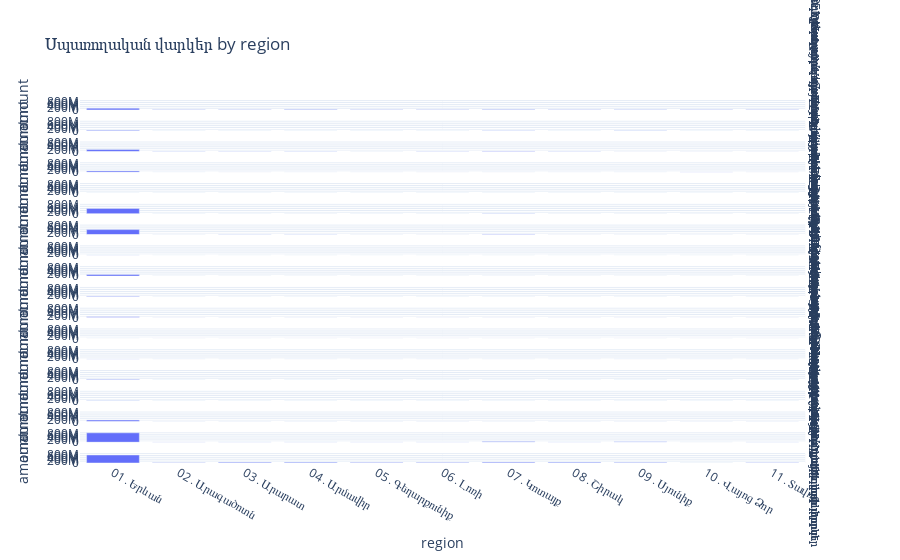

Notebook code cell kept with this figure:
### Code cell
px.bar(df_long, x="region", y="amount", facet_row="loan_type",title=f"{loan} by region")

### Figure 1 — Plotly figure (JSON) as saved in the notebook; plotly's stock layout.template omitted (floating-point values rounded to 4 significant figures)
{"data": [{"alignmentgroup": "True", "hovertemplate": "loan_type=A. Գյուղատնտեսության, անտառային տնտեսության և ձկնորսության ոլոր<br>region=%{x}<br>amount=%{y}<extra></extra>", "legendgroup": "", "marker": {"color": "#636efa", "pattern": {"shape": ""}}, "name": "", "offsetgroup": "", "orientation": "v", "showlegend": false, "textposition": "auto", "type": "bar", "x": ["01․Երևան ", "02․Արագածոտն", "03․Արարատ", "04․Արմավիր", "05․Գեղարքունիք", "06․Լոռի", "07․Կոտայք", "08․Շիրակ", "09․Սյունիք", "10․Վայոց Ձոր", "11․Տավուշ"], "xaxis": "x18", "y": [163500000.0, 19480000.0, 22460000.0, 25700000.0, 11690000.0, 9881000.0, 36180000.0, 13500000.0, 4641000.0, 2530000.0, 8158000.0], "yaxis": "y18"}, {"alignmentgroup": "True", "hovertemplate": "loan_type=B. Հանքագործական արդյունաբերության և բաց հանքերի շահագործման ոլորտ<br>region=%{x}<br>amount=%{y}<extra></extra>", "legendgroup": "", "marker": {"color": "#636efa", "pattern": {"shape": ""}}, "name": "", "offsetgroup": "", "orientation": "v", "showlegend": false, "textposition": "auto", "type": "bar", "x": ["01․Երևան ", "02․Արագածոտն", "03․Արարատ", "04․Արմավիր", "05․Գեղարքունիք", "06․Լոռի", "07․Կոտայք", "08․Շիրակ", "09․Սյունիք", "10․Վայոց Ձոր", "11․Տավուշ"], "xaxis": "x17", "y": [50230000.0, 172000.0, 74200.0, 556600.0, 58860.0, 1348000.0, 3774000.0, 168800.0, 11270000.0, 926.9, 8136.0], "yaxis": "y17"}, {"alignmentgroup": "True", "hovertemplate": "loan_type=C. Մշակող արդյունաբերության ոլորտ<br>region=%{x}<br>amount=%{y}<extra></extra>", "legendgroup": "", "marker": {"color": "#636efa", "pattern": {"shape": ""}}, "name": "", "offsetgroup": "", "orientation": "v", "showlegend": false, "textposition": "auto", "type": "bar", "x": ["01․Երևան ", "02․Արագածոտն", "03․Արարատ", "04․Արմավիր", "05․Գեղարքունիք", "06․Լոռի", "07․Կոտայք", "08․Շիրակ", "09․Սյունիք", "10․Վայոց Ձոր", "11․Տավուշ"], "xaxis": "x16", "y": [179400000.0, 8085000.0, 20250000.0, 7433000.0, 1803000.0, 5130000.0, 32890000.0, 5051000.0, 1091000.0, 743000.0, 1427000.0], "yaxis": "y16"}, {"alignmentgroup": "True", "hovertemplate": "loan_type=D. Էլեկտրականության, գազի, գոլորշու և լավորակ օդի մատակարարման ոլորտ<br>region=%{x}<br>amount=%{y}<extra></extra>", "legendgroup": "", "marker": {"color": "#636efa", "pattern": {"shape": ""}}, "name": "", "offsetgroup": "", "orientation": "v", "showlegend": false, "textposition": "auto", "type": "bar", "x": ["01․Երևան ", "02․Արագածոտն", "03․Արարատ", "04․Արմավիր", "05․Գեղարքունիք", "06․Լոռի", "07․Կոտայք", "08․Շիրակ", "09․Սյունիք", "10․Վայոց Ձոր", "11․Տավուշ"], "xaxis": "x15", "y": [115800000.0, 5309000.0, 2645000.0, 1453000.0, 1135000.0, 330100.0, 6297000.0, 1843000.0, 3810000.0, 13810000.0, 577400.0], "yaxis": "y15"}, {"alignmentgroup": "True", "hovertemplate": "loan_type=E.Ջրամատակարարման, կոյուղու, թափոնների կառավարման և վերամշակման ոլորտ<br>region=%{x}<br>amount=%{y}<extra></extra>", "legendgroup": "", "marker": {"color": "#636efa", "pattern": {"shape": ""}}, "name": "", "offsetgroup": "", "orientation": "v", "showlegend": false, "textposition": "auto", "type": "bar", "x": ["01․Երևան ", "02․Արագածոտն", "03․Արարատ", "04․Արմավիր", "05․Գեղարքունիք", "06․Լոռի", "07․Կոտայք", "08․Շիրակ", "09․Սյունիք", "10․Վայոց Ձոր", "11․Տավուշ"], "xaxis": "x14", "y": [172900.0, 0, 17430.0, 0, 6902.0, 0, 57830.0, 6049.0, 3750, 0, 0], "yaxis": "y14"}, {"alignmentgroup": "True", "hovertemplate": "loan_type=F. Շինարարության ոլորտ<br>region=%{x}<br>amount=%{y}<extra></extra>", "legendgroup": "", "marker": {"color": "#636efa", "pattern": {"shape": ""}}, "name": "", "offsetgroup": "", "orientation": "v", "showlegend": false, "textposition": "auto", "type": "bar", "x": ["01․Երևան ", "02․Արագածոտն", "03․Արարատ", "04․Արմավիր", "05․Գեղարքունիք", "06․Լոռի", "07․Կոտայք", "08․Շիրակ", "09․Սյունիք", "10․Վայոց Ձոր", "11․Տավուշ"], "xaxis": "x13", "y": [507000000.0, 1720000.0, 1302000.0, 7145000.0, 2698000.0, 1084000.0, 13830000.0, 7106000.0, 4306000.0, 4048000.0, 3489000.0], "yaxis": "y13"}, {"alignmentgroup": "True", "hovertemplate": "loan_type=G. Առևտրի ոլորտ<br>region=%{x}<br>amount=%{y}<extra></extra>", "legendgroup": "", "marker": {"color": "#636efa", "pattern": {"shape": ""}}, "name": "", "offsetgroup": "", "orientation": "v", "showlegend": false, "textposition": "auto", "type": "bar", "x": ["01․Երևան ", "02․Արագածոտն", "03․Արարատ", "04․Արմավիր", "05․Գեղարքունիք", "06․Լոռի", "07․Կոտայք", "08․Շիրակ", "09․Սյունիք", "10․Վայոց Ձոր", "11․Տավուշ"], "xaxis": "x12", "y": [464700000.0, 6188000.0, 14190000.0, 13440000.0, 5543000.0, 9986000.0, 52450000.0, 9956000.0, 6489000.0, 1669000.0, 3189000.0], "yaxis": "y12"}, {"alignmentgroup": "True", "hovertemplate": "loan_type=H. Փոխադրումների և պահեստային տնտեսության ոլորտ<br>region=%{x}<br>amount=%{y}<extra></extra>", "legendgroup": "", "marker": {"color": "#636efa", "pattern": {"shape": ""}}, "name": "", "offsetgroup": "", "orientation": "v", "showlegend": false, "textposition": "auto", "type": "bar", "x": ["01․Երևան ", "02․Արագածոտն", "03․Արարատ", "04․Արմավիր", "05․Գեղարքունիք", "06․Լոռի", "07․Կոտայք", "08․Շիրակ", "09․Սյունիք", "10․Վայոց Ձոր", "11․Տավուշ"], "xaxis": "x11", "y": [35180000.0, 847700.0, 903700.0, 1601000.0, 764600.0, 892600.0, 1928000.0, 740000.0, 3516000.0, 136500.0, 3124000.0], "yaxis": "y11"}, {"alignmentgroup": "True", "hovertemplate": "loan_type=I. Կեցության և հանրային սննդի կազմակերպման ոլորտ<br>region=%{x}<br>amount=%{y}<extra></extra>", "legendgroup": "", "marker": {"color": "#636efa", "pattern": {"shape": ""}}, "name": "", "offsetgroup": "", "orientation": "v", "showlegend": false, "textposition": "auto", "type": "bar", "x": ["01․Երևան ", "02․Արագածոտն", "03․Արարատ", "04․Արմավիր", "05․Գեղարքունիք", "06․Լոռի", "07․Կոտայք", "08․Շիրակ", "09․Սյունիք", "10․Վայոց Ձոր", "11․Տավուշ"], "xaxis": "x10", "y": [151700000.0, 556800.0, 3187000.0, 2801000.0, 1425000.0, 4107000.0, 7725000.0, 3628000.0, 1522000.0, 1172000.0, 2372000.0], "yaxis": "y10"}, {"alignmentgroup": "True", "hovertemplate": "loan_type=J. Տեղեկատվության և կապի ոլորտ<br>region=%{x}<br>amount=%{y}<extra></extra>", "legendgroup": "", "marker": {"color": "#636efa", "pattern": {"shape": ""}}, "name": "", "offsetgroup": "", "orientation": "v", "showlegend": false, "textposition": "auto", "type": "bar", "x": ["01․Երևան ", "02․Արագածոտն", "03․Արարատ", "04․Արմավիր", "05․Գեղարքունիք", "06․Լոռի", "07․Կոտայք", "08․Շիրակ", "09․Սյունիք", "10․Վայոց Ձոր", "11․Տավուշ"], "xaxis": "x9", "y": [61290000.0, 29220.0, 29850.0, 183800.0, 68650.0, 129700.0, 207400.0, 290500.0, 26580.0, 17510.0, 40310.0], "yaxis": "y9"}, {"alignmentgroup": "True", "hovertemplate": "loan_type=L. Անշարժ գույքի հետ կապված  ոլորտ<br>region=%{x}<br>amount=%{y}<extra></extra>", "legendgroup": "", "marker": {"color": "#636efa", "pattern": {"shape": ""}}, "name": "", "offsetgroup": "", "orientation": "v", "showlegend": false, "textposition": "auto", "type": "bar", "x": ["01․Երևան ", "02․Արագածոտն", "03․Արարատ", "04․Արմավիր", "05․Գեղարքունիք", "06․Լոռի", "07․Կոտայք", "08․Շիրակ", "09․Սյունիք", "10․Վայոց Ձոր", "11․Տավուշ"], "xaxis": "x8", "y": [88950000.0, 26270.0, 942800.0, 886100.0, 14910.0, 12360.0, 373900.0, 16980.0, 76970.0, 0, 0], "yaxis": "y8"}, {"alignmentgroup": "True", "hovertemplate": "loan_type=M. Մասնագիտական, գիտական և տեխնիկական  ոլորտ<br>region=%{x}<br>amount=%{y}<extra></extra>", "legendgroup": "", "marker": {"color": "#636efa", "pattern": {"shape": ""}}, "name": "", "offsetgroup": "", "orientation": "v", "showlegend": false, "textposition": "auto", "type": "bar", "x": ["01․Երևան ", "02․Արագածոտն", "03․Արարատ", "04․Արմավիր", "05․Գեղարքունիք", "06․Լոռի", "07․Կոտայք", "08․Շիրակ", "09․Սյունիք", "10․Վայոց Ձոր", "11․Տավուշ"], "xaxis": "x7", "y": [22430000.0, 55490.0, 237900.0, 415800.0, 39130.0, 197500.0, 469000.0, 985800.0, 49330.0, 31160.0, 61670.0], "yaxis": "y7"}, {"alignmentgroup": "True", "hovertemplate": "loan_type=P. Կրթության ոլորտ<br>region=%{x}<br>amount=%{y}<extra></extra>", "legendgroup": "", "marker": {"color": "#636efa", "pattern": {"shape": ""}}, "name": "", "offsetgroup": "", "orientation": "v", "showlegend": false, "textposition": "auto", "type": "bar", "x": ["01․Երևան ", "02․Արագածոտն", "03․Արարատ", "04․Արմավիր", "05․Գեղարքունիք", "06․Լոռի", "07․Կոտայք", "08․Շիրակ", "09․Սյունիք", "10․Վայոց Ձոր", "11․Տավուշ"], "xaxis": "x6", "y": [5095000.0, 41380.0, 76100.0, 96160.0, 38290.0, 61010.0, 141300.0, 48670.0, 22460.0, 15260.0, 23800.0], "yaxis": "y6"}, {"alignmentgroup": "True", "hovertemplate": "loan_type=Q. Առողջապահության ոլորտ<br>region=%{x}<br>amount=%{y}<extra></extra>", "legendgroup": "", "marker": {"color": "#636efa", "pattern": {"shape": ""}}, "name": "", "offsetgroup": "", "orientation": "v", "showlegend": false, "textposition": "auto", "type": "bar", "x": ["01․Երևան ", "02․Արագածոտն", "03․Արարատ", "04․Արմավիր", "05․Գեղարքունիք", "06․Լոռի", "07․Կոտայք", "08․Շիրակ", "09․Սյունիք", "10․Վայոց Ձոր", "11․Տավուշ"], "xaxis": "x5", "y": [30010000.0, 258300.0, 2530000.0, 490000.0, 301700.0, 193800.0, 162800.0, 514300.0, 2264.0, 29970.0, 79760.0], "yaxis": "y5"}, {"alignmentgroup": "True", "hovertemplate": "loan_type=R. Մշակույթի, զվարճության, հանգստի ոլորտ<br>region=%{x}<br>amount=%{y}<extra></extra>", "legendgroup": "", "marker": {"color": "#636efa", "pattern": {"shape": ""}}, "name": "", "offsetgroup": "", "orientation": "v", "showlegend": false, "textposition": "auto", "type": "bar", "x": ["01․Երևան ", "02․Արագածոտն", "03․Արարատ", "04․Արմավիր", "05․Գեղարքունիք", "06․Լոռի", "07․Կոտայք", "08․Շիրակ", "09․Սյունիք", "10․Վայոց Ձոր", "11․Տավուշ"], "xaxis": "x4", "y": [21130000.0, 270000.0, 41500.0, 73640.0, 105000.0, 43500.0, 883300.0, 50990.0, 21360.0, 13290.0, 20820.0], "yaxis": "y4"}, {"alignmentgroup": "True", "hovertemplate": "loan_type=Այլ ոլորտներ<br>region=%{x}<br>amount=%{y}<extra></extra>", "legendgroup": "", "marker": {"color": "#636efa", "pattern": {"shape": ""}}, "name": "", "offsetgroup": "", "orientation": "v", "showlegend": false, "textposition": "auto", "type": "bar", "x": ["01․Երևան ", "02․Արագածոտն", "03․Արարատ", "04․Արմավիր", "05․Գեղարքունիք", "06․Լոռի", "07․Կոտայք", "08․Շիրակ", "09․Սյունիք", "10․Վայոց Ձոր", "11․Տավուշ"], "xaxis": "x3", "y": [129700000.0, 664000.0, 2023000.0, 3152000.0, 2227000.0, 1520000.0, 4848000.0, 1676000.0, 989300.0, 1095000.0, 636600.0], "yaxis": "y3"}, {"alignmentgroup": "True", "hovertemplate": "loan_type=Հիփոթեքային վարկեր<br>region=%{x}<br>amount=%{y}<extra></extra>", "legendgroup": "", "marker": {"color": "#636efa", "pattern": {"shape": ""}}, "name": "", "offsetgroup": "", "orientation": "v", "showlegend": false, "textposition": "auto", "type": "bar", "x": ["01․Երևան ", "02․Արագածոտն", "03․Արարատ", "04․Արմավիր", "05․Գեղարքունիք", "06․Լոռի", "07․Կոտայք", "08․Շիրակ", "09․Սյունիք", "10․Վայոց Ձոր", "11․Տավուշ"], "xaxis": "x2", "y": [888800000.0, 11740000.0, 27320000.0, 29340000.0, 16320000.0, 25180000.0, 76740000.0, 28180000.0, 42480000.0, 9626000.0, 15390000.0], "yaxis": "y2"}, {"alignmentgroup": "True", "hovertemplate": "loan_type=Սպառողական վարկեր<br>region=%{x}<br>amount=%{y}<extra></extra>", "legendgroup": "", "marker": {"color": "#636efa", "pattern": {"shape": ""}}, "name": "", "offsetgroup": "", "orientation": "v", "showlegend": false, "textposition": "auto", "type": "bar", "x": ["01․Երևան ", "02․Արագածոտն", "03․Արարատ", "04․Արմավիր", "05․Գեղարքունիք", "06․Լոռի", "07․Կոտայք", "08․Շիրակ", "09․Սյունիք", "10․Վայոց Ձոր", "11․Տավուշ"], "xaxis": "x", "y": [757500000.0, 28430000.0, 59570000.0, 61010000.0, 40000000.0, 51490000.0, 76510000.0, 61260000.0, 36750000.0, 10030000.0, 24490000.0], "yaxis": "y"}], "layout": {"annotations": [{"font": {}, "showarrow": false, "text": "loan_type=Սպառողական վարկեր", "textangle": 90, "x": 0.98, "xanchor": "left", "xref": "paper", "y": 0.01361, "yanchor": "middle", "yref": "paper"}, {"font": {}, "showarrow": false, "text": "loan_type=Հիփոթեքային վարկեր", "textangle": 90, "x": 0.98, "xanchor": "left", "xref": "paper", "y": 0.07083, "yanchor": "middle", "yref": "paper"}, {"font": {}, "showarrow": false, "text": "loan_type=Այլ ոլորտներ", "textangle": 90, "x": 0.98, "xanchor": "left", "xref": "paper", "y": 0.1281, "yanchor": "middle", "yref": "paper"}, {"font": {}, "showarrow": false, "text": "loan_type=R. Մշակույթի, զվարճության, հանգստի ոլորտ", "textangle": 90, "x": 0.98, "xanchor": "left", "xref": "paper", "y": 0.1853, "yanchor": "middle", "yref": "paper"}, {"font": {}, "showarrow": false, "text": "loan_type=Q. Առողջապահության ոլորտ", "textangle": 90, "x": 0.98, "xanchor": "left", "xref": "paper", "y": 0.2425, "yanchor": "middle", "yref": "paper"}, {"font": {}, "showarrow": false, "text": "loan_type=P. Կրթության ոլորտ", "textangle": 90, "x": 0.98, "xanchor": "left", "xref": "paper", "y": 0.2997, "yanchor": "middle", "yref": "paper"}, {"font": {}, "showarrow": false, "text": "loan_type=M. Մասնագիտական, գիտական և տեխնիկական  ոլորտ", "textangle": 90, "x": 0.98, "xanchor": "left", "xref": "paper", "y": 0.3569, "yanchor": "middle", "yref": "paper"}, {"font": {}, "showarrow": false, "text": "loan_type=L. Անշարժ գույքի հետ կապված  ոլորտ", "textangle": 90, "x": 0.98, "xanchor": "left", "xref": "paper", "y": 0.4142, "yanchor": "middle", "yref": "paper"}, {"font": {}, "showarrow": false, "text": "loan_type=J. Տեղեկատվության և կապի ոլորտ", "textangle": 90, "x": 0.98, "xanchor": "left", "xref": "paper", "y": 0.4714, "yanchor": "middle", "yref": "paper"}, {"font": {}, "showarrow": false, "text": "loan_type=I. Կեցության և հանրային սննդի կազմակերպման ոլորտ", "textangle": 90, "x": 0.98, "xanchor": "left", "xref": "paper", "y": 0.5286, "yanchor": "middle", "yref": "paper"}, {"font": {}, "showarrow": false, "text": "loan_type=H. Փոխադրումների և պահեստային տնտեսության ոլորտ", "textangle": 90, "x": 0.98, "xanchor": "left", "xref": "paper", "y": 0.5858, "yanchor": "middle", "yref": "paper"}, {"font": {}, "showarrow": false, "text": "loan_type=G. Առևտրի ոլորտ", "textangle": 90, "x": 0.98, "xanchor": "left", "xref": "paper", "y": 0.6431, "yanchor": "middle", "yref": "paper"}, {"font": {}, "showarrow": false, "text": "loan_type=F. Շինարարության ոլորտ", "textangle": 90, "x": 0.98, "xanchor": "left", "xref": "paper", "y": 0.7003, "yanchor": "middle", "yref": "paper"}, {"font": {}, "showarrow": false, "text": "loan_type=E.Ջրամատակարարման, կոյուղու, թափոնների կառավարման և վերամշակման ոլորտ", "textangle": 90, "x": 0.98, "xanchor": "left", "xref": "paper", "y": 0.7575, "yanchor": "middle", "yref": "paper"}, {"font": {}, "showarrow": false, "text": "loan_type=D. Էլեկտրականության, գազի, գոլորշու և լավորակ օդի մատակարարման ոլորտ", "textangle": 90, "x": 0.98, "xanchor": "left", "xref": "paper", "y": 0.8147, "yanchor": "middle", "yref": "paper"}, {"font": {}, "showarrow": false, "text": "loan_type=C. Մշակող արդյունաբերության ոլորտ", "textangle": 90, "x": 0.98, "xanchor": "left", "xref": "paper", "y": 0.8719, "yanchor": "middle", "yref": "paper"}, {"font": {}, "showarrow": false, "text": "loan_type=B. Հանքագործական արդյունաբերության և բաց հանքերի շահագործման ոլորտ", "textangle": 90, "x": 0.98, "xanchor": "left", "xref": "paper", "y": 0.9292, "yanchor": "middle", "yref": "paper"}, {"font": {}, "showarrow": false, "text": "loan_type=A. Գյուղատնտեսության, անտառային տնտեսության և ձկնորսության ոլոր", "textangle": 90, "x": 0.98, "xanchor": "left", "xref": "paper", "y": 0.9864, "yanchor": "middle", "yref": "paper"}], "barmode": "relative", "legend": {"tracegroupgap": 0}, "title": {"text": "Սպառողական վարկեր by region"}, "xaxis": {"anchor": "y", "domain": [0, 0.98], "title": {"text": "region"}}, "xaxis10": {"anchor": "y10", "domain": [0, 0.98], "matches": "x", "showticklabels": false}, "xaxis11": {"anchor": "y11", "domain": [0, 0.98], "matches": "x", "showticklabels": false}, "xaxis12": {"anchor": "y12", "domain": [0, 0.98], "matches": "x", "showticklabels": false}, "xaxis13": {"anchor": "y13", "domain": [0, 0.98], "matches": "x", "showticklabels": false}, "xaxis14": {"anchor": "y14", "domain": [0, 0.98], "matches": "x", "showticklabels": false}, "xaxis15": {"anchor": "y15", "domain": [0, 0.98], "matches": "x", "showticklabels": false}, "xaxis16": {"anchor": "y16", "domain": [0, 0.98], "matches": "x", "showticklabels": false}, "xaxis17": {"anchor": "y17", "domain": [0, 0.98], "matches": "x", "showticklabels": false}, "xaxis18": {"anchor": "y18", "domain": [0, 0.98], "matches": "x", "showticklabels": false}, "xaxis2": {"anchor": "y2", "domain": [0, 0.98], "matches": "x", "showticklabels": false}, "xaxis3": {"anchor": "y3", "domain": [0, 0.98], "matches": "x", "showticklabels": false}, "xaxis4": {"anchor": "y4", "domain": [0, 0.98], "matches": "x", "showticklabels": false}, "xaxis5": {"anchor": "y5", "domain": [0, 0.98], "matches": "x", "showticklabels": false}, "xaxis6": {"anchor": "y6", "domain": [0, 0.98], "matches": "x", "showticklabels": false}, "xaxis7": {"anchor": "y7", "domain": [0, 0.98], "matches": "x", "showticklabels": false}, "xaxis8": {"anchor": "y8", "domain": [0, 0.98], "matches": "x", "showticklabels": false}, "xaxis9": {"anchor": "y9", "domain": [0, 0.98], "matches": "x", "showticklabels": false}, "yaxis": {"anchor": "x", "domain": [0, 0.02722], "title": {"text": "amount"}}, "yaxis10": {"anchor": "x10", "domain": [0.515, 0.5422], "matches": "y", "title": {"text": "amount"}}, "yaxis11": {"anchor": "x11", "domain": [0.5722, 0.5994], "matches": "y", "title": {"text": "amount"}}, "yaxis12": {"anchor": "x12", "domain": [0.6294, 0.6567], "matches": "y", "title": {"text": "amount"}}, "yaxis13": {"anchor": "x13", "domain": [0.6867, 0.7139], "matches": "y", "title": {"text": "amount"}}, "yaxis14": {"anchor": "x14", "domain": [0.7439, 0.7711], "matches": "y", "title": {"text": "amount"}}, "yaxis15": {"anchor": "x15", "domain": [0.8011, 0.8283], "matches": "y", "title": {"text": "amount"}}, "yaxis16": {"anchor": "x16", "domain": [0.8583, 0.8856], "matches": "y", "title": {"text": "amount"}}, "yaxis17": {"anchor": "x17", "domain": [0.9156, 0.9428], "matches": "y", "title": {"text": "amount"}}, "yaxis18": {"anchor": "x18", "domain": [0.9728, 1], "matches": "y", "title": {"text": "amount"}}, "yaxis2": {"anchor": "x2", "domain": [0.05722, 0.08444], "matches": "y", "title": {"text": "amount"}}, "yaxis3": {"anchor": "x3", "domain": [0.1144, 0.1417], "matches": "y", "title": {"text": "amount"}}, "yaxis4": {"anchor": "x4", "domain": [0.1717, 0.1989], "matches": "y", "title": {"text": "amount"}}, "yaxis5": {"anchor": "x5", "domain": [0.2289, 0.2561], "matches": "y", "title": {"text": "amount"}}, "yaxis6": {"anchor": "x6", "domain": [0.2861, 0.3133], "matches": "y", "title": {"text": "amount"}}, "yaxis7": {"anchor": "x7", "domain": [0.3433, 0.3706], "matches": "y", "title": {"text": "amount"}}, "yaxis8": {"anchor": "x8", "domain": [0.4006, 0.4278], "matches": "y", "title": {"text": "amount"}}, "yaxis9": {"anchor": "x9", "domain": [0.4578, 0.485], "matches": "y", "title": {"text": "amount"}}}}
